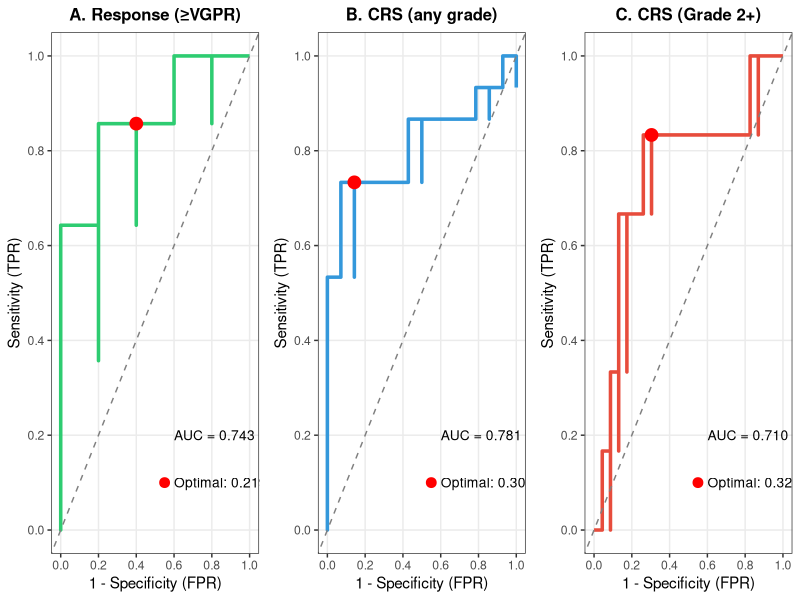
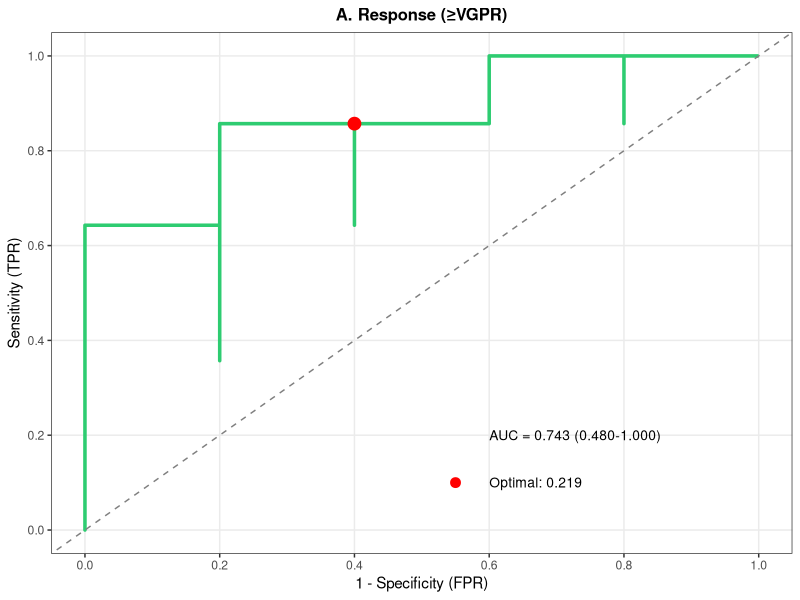
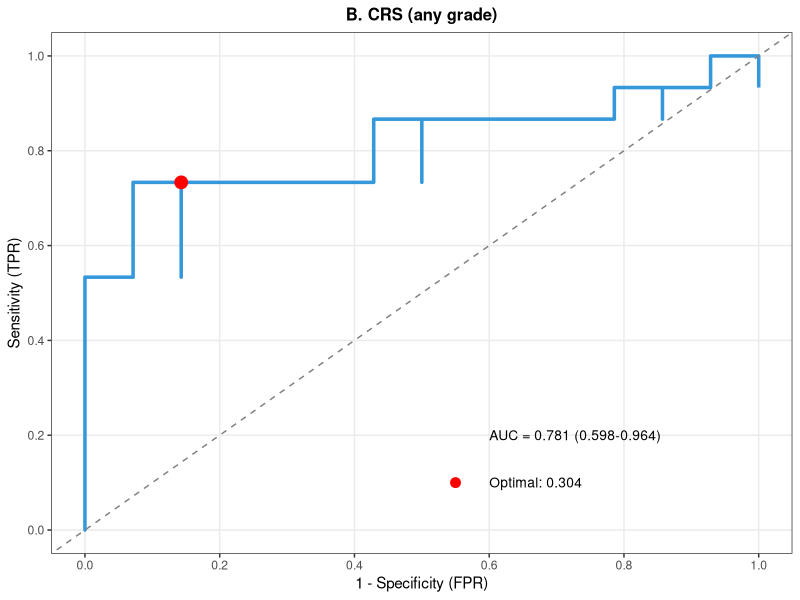
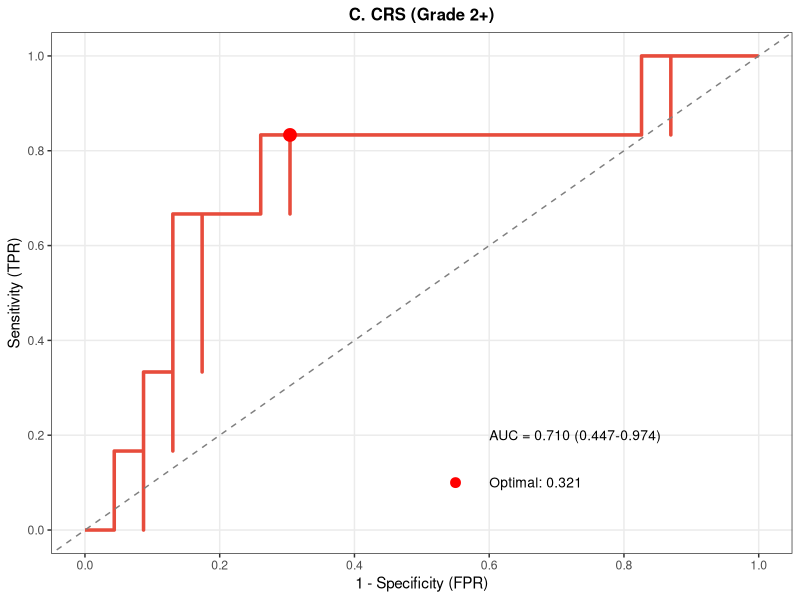

R code for these plots, in order:
#===============================================================================
# Teclistamab PK ROC Analysis: Cavg_120hr Cut-off Evaluation
#
# Generate:
# 1. Cut-off comparison table with performance metrics
# 2. ROC curves for Response (≥VGPR), CRS (any grade), CRS (Grade 2+)
# 3. Optimal cut-off selection based on Youden's Index
#
# PREREQUISITE: Run pk_simulation.R first
#===============================================================================

library(tidyverse)
library(pROC)
library(gridExtra)

cat("==========================================================\n")
cat("    Teclistamab PK ROC Analysis: Cavg_120hr\n")
cat("==========================================================\n\n")

#-------------------------------------------------------------------------------
# 1. Load Data
#-------------------------------------------------------------------------------

cat("Loading data...\n")

pk_ae_data <- read_csv("pk_ae_merged_results.csv", show_col_types = FALSE)
response_data <- read_csv("response_data.csv", show_col_types = FALSE)

dosing_all <- read_csv("mrgsolve_dosing_full.csv", show_col_types = FALSE) %>%
  filter(TIME >= 0) %>%
  arrange(ID, TIME)

dose_counts <- dosing_all %>%
  group_by(ID) %>%
  summarise(N_doses_actual = n(), .groups = "drop")

#-------------------------------------------------------------------------------
# 2. Prepare Analysis Data
#-------------------------------------------------------------------------------

analysis_data <- pk_ae_data %>%
  left_join(response_data, by = "PID") %>%
  left_join(dose_counts, by = "ID") %>%
  mutate(
    VGPR_or_better = ifelse(RESP_CTX %in% c("sCR", "CR", "VGPR"), 1, 0),
    Has_6doses = N_doses_actual >= 6
  )

cat("Total patients:", nrow(analysis_data), "\n")
cat("Patients with ≥6 doses:", sum(analysis_data$Has_6doses, na.rm = TRUE), "\n")

#-------------------------------------------------------------------------------
# 3. Function to Calculate Performance Metrics at Each Cut-off
#-------------------------------------------------------------------------------

calc_cutoff_metrics <- function(data, outcome_var, pk_var, cutoffs) {

  results <- map_dfr(cutoffs, function(cutoff) {
    # Predicted positive if pk_var >= cutoff
    pred_pos <- data[[pk_var]] >= cutoff
    actual_pos <- data[[outcome_var]] == 1

    # Confusion matrix
    TP <- sum(pred_pos & actual_pos, na.rm = TRUE)
    TN <- sum(!pred_pos & !actual_pos, na.rm = TRUE)
    FP <- sum(pred_pos & !actual_pos, na.rm = TRUE)
    FN <- sum(!pred_pos & actual_pos, na.rm = TRUE)

    # Metrics
    sensitivity <- ifelse((TP + FN) > 0, TP / (TP + FN), NA)
    specificity <- ifelse((TN + FP) > 0, TN / (TN + FP), NA)
    ppv <- ifelse((TP + FP) > 0, TP / (TP + FP), NA)
    npv <- ifelse((TN + FN) > 0, TN / (TN + FN), NA)
    accuracy <- ifelse((TP + TN + FP + FN) > 0, (TP + TN) / (TP + TN + FP + FN), NA)

    # Youden's J Index
    youden_j <- sensitivity + specificity - 1

    # F1 Score
    f1 <- ifelse((sensitivity + ppv) > 0, 2 * (ppv * sensitivity) / (ppv + sensitivity), NA)

    # Likelihood Ratios
    lr_pos <- ifelse(specificity < 1, sensitivity / (1 - specificity), Inf)
    lr_neg <- ifelse(sensitivity < 1, (1 - sensitivity) / specificity, Inf)

    tibble(
      Cutoff = cutoff,
      Sensitivity = round(sensitivity, 3),
      Specificity = round(specificity, 3),
      PPV = round(ppv, 3),
      NPV = round(npv, 3),
      Accuracy = round(accuracy, 3),
      `Youden's J` = round(youden_j, 3),
      `F1 Score` = round(f1, 3),
      `LR+` = round(lr_pos, 3),
      `LR-` = round(lr_neg, 3)
    )
  })

  return(results)
}

#-------------------------------------------------------------------------------
# 4. Response (≥VGPR) Analysis - Patients with ≥6 doses
#-------------------------------------------------------------------------------

cat("\n=== Response (≥VGPR) Cut-off Analysis ===\n")

# Filter for ≥6 doses
response_data_filtered <- analysis_data %>%
  filter(Has_6doses & !is.na(VGPR_or_better) & !is.na(Cavg_120hr))

cat("Patients for response analysis:", nrow(response_data_filtered), "\n")
cat("≥VGPR events:", sum(response_data_filtered$VGPR_or_better), "\n")

# Define cut-offs to evaluate
cutoffs_response <- seq(0.15, 0.45, by = 0.05)

# Calculate metrics
response_metrics <- calc_cutoff_metrics(
  response_data_filtered,
  "VGPR_or_better",
  "Cavg_120hr",
  cutoffs_response
)

# Find optimal cut-off by Youden's J
optimal_response <- response_metrics %>%
  filter(!is.na(`Youden's J`)) %>%
  arrange(desc(`Youden's J`)) %>%
  head(1)

cat("\n--- Response (≥VGPR) Cut-off Comparison ---\n")
print(response_metrics, n = 20)
cat(sprintf("\n>>> Optimal Cut-off (Youden's J): %.2f <<<\n", optimal_response$Cutoff))

# ROC curve
roc_response <- roc(response_data_filtered$VGPR_or_better,
                    response_data_filtered$Cavg_120hr, quiet = TRUE)
auc_response <- auc(roc_response)
ci_response <- ci.auc(roc_response)

# Get optimal threshold from ROC
coords_response <- coords(roc_response, "best", ret = c("threshold", "sensitivity", "specificity"))

cat(sprintf("ROC AUC: %.3f (%.3f-%.3f)\n", auc_response, ci_response[1], ci_response[3]))
cat(sprintf("ROC Optimal Threshold: %.3f\n", coords_response$threshold))

#-------------------------------------------------------------------------------
# 5. CRS (any grade) Analysis - All patients
#-------------------------------------------------------------------------------

cat("\n=== CRS (any grade) Cut-off Analysis ===\n")

crs_data <- analysis_data %>%
  filter(!is.na(CRS_any) & !is.na(Cavg_120hr))

cat("Patients for CRS analysis:", nrow(crs_data), "\n")
cat("CRS events:", sum(crs_data$CRS_any), "\n")

# Define cut-offs
cutoffs_crs <- seq(0.15, 0.55, by = 0.05)

# Calculate metrics
crs_metrics <- calc_cutoff_metrics(crs_data, "CRS_any", "Cavg_120hr", cutoffs_crs)

# Find optimal cut-off
optimal_crs <- crs_metrics %>%
  filter(!is.na(`Youden's J`)) %>%
  arrange(desc(`Youden's J`)) %>%
  head(1)

cat("\n--- CRS (any grade) Cut-off Comparison ---\n")
print(crs_metrics, n = 20)
cat(sprintf("\n>>> Optimal Cut-off (Youden's J): %.2f <<<\n", optimal_crs$Cutoff))

# ROC curve
roc_crs <- roc(crs_data$CRS_any, crs_data$Cavg_120hr, quiet = TRUE)
auc_crs <- auc(roc_crs)
ci_crs <- ci.auc(roc_crs)
coords_crs <- coords(roc_crs, "best", ret = c("threshold", "sensitivity", "specificity"))

cat(sprintf("ROC AUC: %.3f (%.3f-%.3f)\n", auc_crs, ci_crs[1], ci_crs[3]))
cat(sprintf("ROC Optimal Threshold: %.3f\n", coords_crs$threshold))

#-------------------------------------------------------------------------------
# 6. CRS (Grade 2+) Analysis
#-------------------------------------------------------------------------------

cat("\n=== CRS (Grade 2+) Cut-off Analysis ===\n")

crs_gr2_data <- analysis_data %>%
  filter(!is.na(CRS_gr2) & !is.na(Cavg_120hr))

cat("Patients for CRS Gr2+ analysis:", nrow(crs_gr2_data), "\n")
cat("CRS Gr2+ events:", sum(crs_gr2_data$CRS_gr2), "\n")

# Calculate metrics
crs_gr2_metrics <- calc_cutoff_metrics(crs_gr2_data, "CRS_gr2", "Cavg_120hr", cutoffs_crs)

# Find optimal cut-off
optimal_crs_gr2 <- crs_gr2_metrics %>%
  filter(!is.na(`Youden's J`)) %>%
  arrange(desc(`Youden's J`)) %>%
  head(1)

cat("\n--- CRS (Grade 2+) Cut-off Comparison ---\n")
print(crs_gr2_metrics, n = 20)
cat(sprintf("\n>>> Optimal Cut-off (Youden's J): %.2f <<<\n", optimal_crs_gr2$Cutoff))

# ROC curve
roc_crs_gr2 <- roc(crs_gr2_data$CRS_gr2, crs_gr2_data$Cavg_120hr, quiet = TRUE)
auc_crs_gr2 <- auc(roc_crs_gr2)
ci_crs_gr2 <- ci.auc(roc_crs_gr2)
coords_crs_gr2 <- coords(roc_crs_gr2, "best", ret = c("threshold", "sensitivity", "specificity"))

cat(sprintf("ROC AUC: %.3f (%.3f-%.3f)\n", auc_crs_gr2, ci_crs_gr2[1], ci_crs_gr2[3]))
cat(sprintf("ROC Optimal Threshold: %.3f\n", coords_crs_gr2$threshold))

#-------------------------------------------------------------------------------
# 7. Create ROC Curve Plots
#-------------------------------------------------------------------------------

cat("\n=== Creating ROC Curves ===\n")

# Function to create ROC plot
create_roc_plot <- function(roc_obj, auc_val, ci_vals, optimal_coords, title, color) {

  # Extract ROC data and sort properly for step plot
  roc_df <- data.frame(
    specificity = roc_obj$specificities,
    sensitivity = roc_obj$sensitivities
  ) %>%
    arrange(specificity) %>%
    mutate(fpr = 1 - specificity)

  # AUC label
  auc_label <- sprintf("AUC = %.3f (%.3f-%.3f)", auc_val, ci_vals[1], ci_vals[3])
  optimal_label <- sprintf("Optimal: %.3f", optimal_coords$threshold)

  ggplot(roc_df, aes(x = fpr, y = sensitivity)) +
    geom_step(color = color, size = 1.2, direction = "vh") +
    geom_abline(intercept = 0, slope = 1, linetype = "dashed", color = "gray50") +
    geom_point(
      data = data.frame(
        x = 1 - optimal_coords$specificity,
        y = optimal_coords$sensitivity
      ),
      aes(x = x, y = y),
      color = "red", size = 4
    ) +
    annotate("text", x = 0.6, y = 0.2, label = auc_label, size = 3.5, hjust = 0) +
    annotate("point", x = 0.55, y = 0.1, color = "red", size = 3) +
    annotate("text", x = 0.6, y = 0.1, label = optimal_label, size = 3.5, hjust = 0) +
    labs(
      title = title,
      x = "1 - Specificity (FPR)",
      y = "Sensitivity (TPR)"
    ) +
    scale_x_continuous(limits = c(0, 1), breaks = seq(0, 1, 0.2)) +
    scale_y_continuous(limits = c(0, 1), breaks = seq(0, 1, 0.2)) +
    theme_bw(base_size = 11) +
    theme(
      plot.title = element_text(face = "bold", size = 12, hjust = 0.5),
      panel.grid.minor = element_blank()
    )
}

# Create individual ROC plots
p_roc_response <- create_roc_plot(
  roc_response, auc_response, ci_response, coords_response,
  "A. Response (≥VGPR)", "#2ecc71"
)

p_roc_crs <- create_roc_plot(
  roc_crs, auc_crs, ci_crs, coords_crs,
  "B. CRS (any grade)", "#3498db"
)

p_roc_crs_gr2 <- create_roc_plot(
  roc_crs_gr2, auc_crs_gr2, ci_crs_gr2, coords_crs_gr2,
  "C. CRS (Grade 2+)", "#e74c3c"
)

# Combine ROC plots
roc_combined <- grid.arrange(
  p_roc_response, p_roc_crs, p_roc_crs_gr2,
  ncol = 3, nrow = 1
)

ggsave("roc_curves_combined.png", roc_combined, width = 14, height = 5, dpi = 300)
cat("Saved: roc_curves_combined.png\n")

# Save individual plots
ggsave("roc_response.png", p_roc_response, width = 5, height = 5, dpi = 300)
ggsave("roc_crs_any.png", p_roc_crs, width = 5, height = 5, dpi = 300)
ggsave("roc_crs_gr2.png", p_roc_crs_gr2, width = 5, height = 5, dpi = 300)

#-------------------------------------------------------------------------------
# 8. Save Cut-off Comparison Tables
#-------------------------------------------------------------------------------

cat("\n=== Saving Tables ===\n")

# Add outcome column and combine
response_metrics_out <- response_metrics %>%
  mutate(Outcome = "Response (≥VGPR)", .before = 1)

crs_metrics_out <- crs_metrics %>%
  mutate(Outcome = "CRS (any grade)", .before = 1)

crs_gr2_metrics_out <- crs_gr2_metrics %>%
  mutate(Outcome = "CRS (Grade 2+)", .before = 1)

# Combined table
all_metrics <- bind_rows(response_metrics_out, crs_metrics_out, crs_gr2_metrics_out)

write_csv(all_metrics, "cutoff_metrics_all.csv")
cat("Saved: cutoff_metrics_all.csv\n")

# Individual tables
write_csv(response_metrics, "cutoff_metrics_response.csv")
write_csv(crs_metrics, "cutoff_metrics_crs_any.csv")
write_csv(crs_gr2_metrics, "cutoff_metrics_crs_gr2.csv")
cat("Saved: cutoff_metrics_response.csv\n")
cat("Saved: cutoff_metrics_crs_any.csv\n")
cat("Saved: cutoff_metrics_crs_gr2.csv\n")

#-------------------------------------------------------------------------------
# 9. Summary Table (Optimal Cut-offs)
#-------------------------------------------------------------------------------

cat("\n=== Optimal Cut-off Summary ===\n")

optimal_summary <- bind_rows(
  optimal_response %>% mutate(Outcome = "Response (≥VGPR)",
                               AUC = sprintf("%.3f (%.3f-%.3f)", auc_response, ci_response[1], ci_response[3])),
  optimal_crs %>% mutate(Outcome = "CRS (any grade)",
                          AUC = sprintf("%.3f (%.3f-%.3f)", auc_crs, ci_crs[1], ci_crs[3])),
  optimal_crs_gr2 %>% mutate(Outcome = "CRS (Grade 2+)",
                              AUC = sprintf("%.3f (%.3f-%.3f)", auc_crs_gr2, ci_crs_gr2[1], ci_crs_gr2[3]))
) %>%
  select(Outcome, Cutoff, AUC, Sensitivity, Specificity, `Youden's J`, PPV, NPV, Accuracy, `F1 Score`, `LR+`, `LR-`)

cat("\n")
print(optimal_summary, width = Inf)

write_csv(optimal_summary, "optimal_cutoff_summary.csv")
cat("\nSaved: optimal_cutoff_summary.csv\n")

#-------------------------------------------------------------------------------
# 10. Print Final Summary
#-------------------------------------------------------------------------------

cat("\n")
cat("==========================================================\n")
cat("              OPTIMAL CUT-OFF SUMMARY\n")
cat("==========================================================\n\n")

cat(sprintf("Response (≥VGPR):\n"))
cat(sprintf("  Optimal Cut-off: %.2f μg/mL\n", optimal_response$Cutoff))
cat(sprintf("  AUC: %.3f (%.3f-%.3f)\n", auc_response, ci_response[1], ci_response[3]))
cat(sprintf("  Sensitivity: %.3f, Specificity: %.3f\n", optimal_response$Sensitivity, optimal_response$Specificity))
cat(sprintf("  Youden's J: %.3f\n\n", optimal_response$`Youden's J`))

cat(sprintf("CRS (any grade):\n"))
cat(sprintf("  Optimal Cut-off: %.2f μg/mL\n", optimal_crs$Cutoff))
cat(sprintf("  AUC: %.3f (%.3f-%.3f)\n", auc_crs, ci_crs[1], ci_crs[3]))
cat(sprintf("  Sensitivity: %.3f, Specificity: %.3f\n", optimal_crs$Sensitivity, optimal_crs$Specificity))
cat(sprintf("  Youden's J: %.3f\n\n", optimal_crs$`Youden's J`))

cat(sprintf("CRS (Grade 2+):\n"))
cat(sprintf("  Optimal Cut-off: %.2f μg/mL\n", optimal_crs_gr2$Cutoff))
cat(sprintf("  AUC: %.3f (%.3f-%.3f)\n", auc_crs_gr2, ci_crs_gr2[1], ci_crs_gr2[3]))
cat(sprintf("  Sensitivity: %.3f, Specificity: %.3f\n", optimal_crs_gr2$Sensitivity, optimal_crs_gr2$Specificity))
cat(sprintf("  Youden's J: %.3f\n", optimal_crs_gr2$`Youden's J`))

cat("\n==========================================================\n")
cat("                    OUTPUT FILES\n")
cat("==========================================================\n")
cat("  Tables:\n")
cat("    - cutoff_metrics_all.csv (all outcomes combined)\n")
cat("    - cutoff_metrics_response.csv\n")
cat("    - cutoff_metrics_crs_any.csv\n")
cat("    - cutoff_metrics_crs_gr2.csv\n")
cat("    - optimal_cutoff_summary.csv\n")
cat("  Figures:\n")
cat("    - roc_curves_combined.png (3-panel ROC)\n")
cat("    - roc_response.png\n")
cat("    - roc_crs_any.png\n")
cat("    - roc_crs_gr2.png\n")
cat("==========================================================\n")
cat("                 Analysis Complete!\n")
cat("==========================================================\n")
